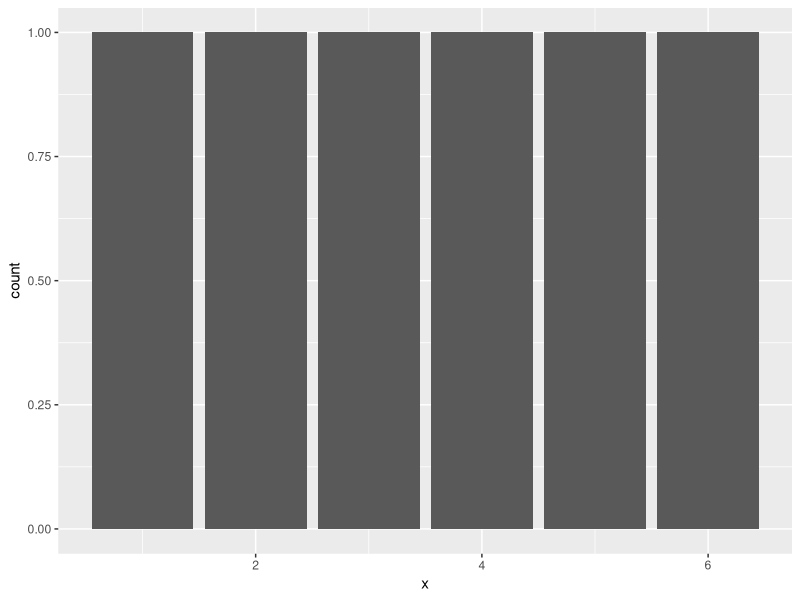
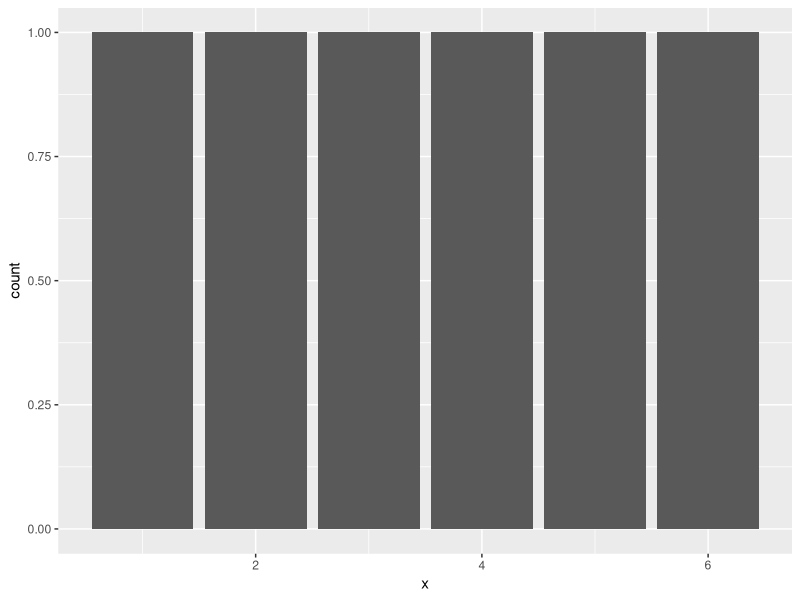

Generate these figures, in order, with R:
library(data.table)
library(ggplot2)

resultDir = 'results'
x = 1:6
y = 1:6
xy = data.table(x,y)
g = ggplot(xy, aes(x = x)) + geom_bar()
g
ggsave(file.path(resultDir,'geom_bar_plot.png'), g )
